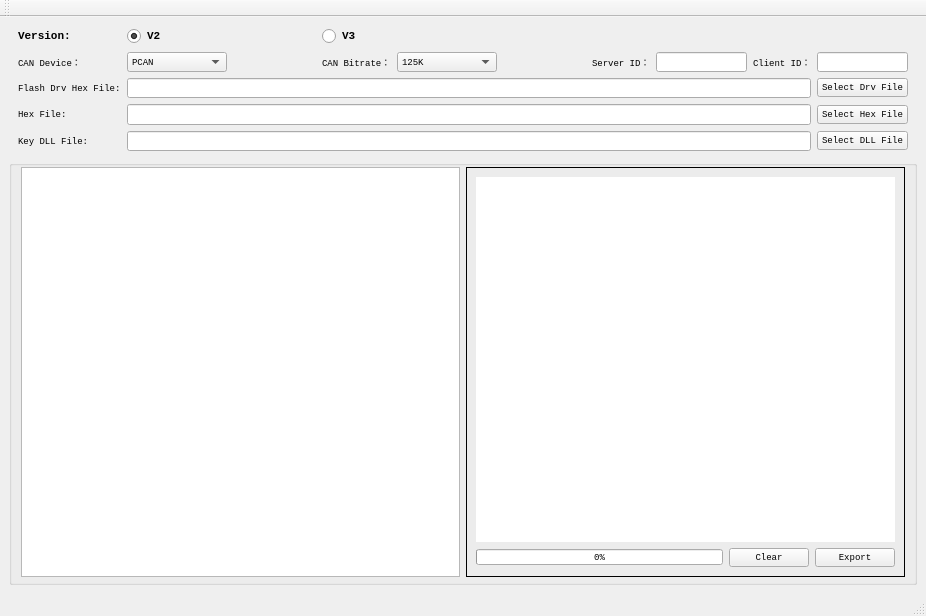
<?xml version="1.0" encoding="UTF-8"?>
<ui version="4.0">
 <class>MainWindow</class>
 <widget class="QMainWindow" name="MainWindow">
  <property name="geometry">
   <rect>
    <x>0</x>
    <y>0</y>
    <width>926</width>
    <height>616</height>
   </rect>
  </property>
  <property name="font">
   <font>
    <family>Consolas</family>
    <pointsize>8</pointsize>
   </font>
  </property>
  <property name="windowTitle">
   <string>UniFlasher V2</string>
  </property>
  <property name="iconSize">
   <size>
    <width>28</width>
    <height>32</height>
   </size>
  </property>
  <property name="toolButtonStyle">
   <enum>Qt::ToolButtonTextUnderIcon</enum>
  </property>
  <widget class="QWidget" name="centralwidget">
   <layout class="QVBoxLayout" name="verticalLayout">
    <item>
     <widget class="QFrame" name="frame">
      <property name="maximumSize">
       <size>
        <width>16777215</width>
        <height>128</height>
       </size>
      </property>
      <property name="font">
       <font>
        <pointsize>7</pointsize>
       </font>
      </property>
      <layout class="QGridLayout" name="gridLayout">
       <property name="topMargin">
        <number>0</number>
       </property>
       <property name="bottomMargin">
        <number>2</number>
       </property>
       <item row="6" column="2" colspan="8">
        <widget class="QLineEdit" name="lineEdit_hex_file">
         <property name="font">
          <font>
           <pointsize>7</pointsize>
          </font>
         </property>
         <property name="readOnly">
          <bool>true</bool>
         </property>
        </widget>
       </item>
       <item row="3" column="5">
        <widget class="QComboBox" name="comboBox_canrate">
         <property name="minimumSize">
          <size>
           <width>100</width>
           <height>0</height>
          </size>
         </property>
         <property name="font">
          <font>
           <pointsize>7</pointsize>
          </font>
         </property>
         <item>
          <property name="text">
           <string>125K</string>
          </property>
         </item>
         <item>
          <property name="text">
           <string>250K</string>
          </property>
         </item>
         <item>
          <property name="text">
           <string>500K</string>
          </property>
         </item>
         <item>
          <property name="text">
           <string>800K</string>
          </property>
         </item>
         <item>
          <property name="text">
           <string>1000K</string>
          </property>
         </item>
        </widget>
       </item>
       <item row="5" column="10">
        <widget class="QPushButton" name="pushButton_select_flash_drv_hex_file">
         <property name="maximumSize">
          <size>
           <width>120</width>
           <height>16777215</height>
          </size>
         </property>
         <property name="font">
          <font>
           <pointsize>7</pointsize>
          </font>
         </property>
         <property name="text">
          <string>Select Drv File</string>
         </property>
        </widget>
       </item>
       <item row="3" column="7">
        <widget class="QLabel" name="label_3">
         <property name="font">
          <font>
           <pointsize>7</pointsize>
          </font>
         </property>
         <property name="text">
          <string>Server ID：</string>
         </property>
        </widget>
       </item>
       <item row="5" column="0" colspan="2">
        <widget class="QLabel" name="label_6">
         <property name="font">
          <font>
           <pointsize>7</pointsize>
          </font>
         </property>
         <property name="text">
          <string>Flash Drv Hex File:</string>
         </property>
        </widget>
       </item>
       <item row="3" column="3">
        <spacer name="horizontalSpacer">
         <property name="orientation">
          <enum>Qt::Horizontal</enum>
         </property>
         <property name="sizeHint" stdset="0">
          <size>
           <width>40</width>
           <height>20</height>
          </size>
         </property>
        </spacer>
       </item>
       <item row="6" column="10">
        <widget class="QPushButton" name="pushButton_select_hex_file">
         <property name="maximumSize">
          <size>
           <width>120</width>
           <height>16777215</height>
          </size>
         </property>
         <property name="font">
          <font>
           <pointsize>7</pointsize>
          </font>
         </property>
         <property name="text">
          <string>Select Hex File</string>
         </property>
        </widget>
       </item>
       <item row="6" column="0">
        <widget class="QLabel" name="label_7">
         <property name="font">
          <font>
           <pointsize>7</pointsize>
          </font>
         </property>
         <property name="text">
          <string>Hex File:</string>
         </property>
        </widget>
       </item>
       <item row="3" column="2">
        <widget class="QComboBox" name="comboBox_candev">
         <property name="minimumSize">
          <size>
           <width>100</width>
           <height>0</height>
          </size>
         </property>
         <property name="font">
          <font>
           <pointsize>7</pointsize>
          </font>
         </property>
         <item>
          <property name="text">
           <string>PCAN</string>
          </property>
         </item>
         <item>
          <property name="text">
           <string>USBCAN-4E-U</string>
          </property>
         </item>
         <item>
          <property name="text">
           <string>USBCAN-II</string>
          </property>
         </item>
         <item>
          <property name="text">
           <string>USBCAN-2E-U</string>
          </property>
         </item>
        </widget>
       </item>
       <item row="3" column="10">
        <widget class="QLineEdit" name="lineEdit_clientid">
         <property name="font">
          <font>
           <pointsize>7</pointsize>
          </font>
         </property>
        </widget>
       </item>
       <item row="7" column="0">
        <widget class="QLabel" name="label_8">
         <property name="font">
          <font>
           <pointsize>7</pointsize>
          </font>
         </property>
         <property name="text">
          <string>Key DLL File:</string>
         </property>
        </widget>
       </item>
       <item row="5" column="2" colspan="8">
        <widget class="QLineEdit" name="lineEdit_flash_drv_hex_file">
         <property name="font">
          <font>
           <pointsize>7</pointsize>
          </font>
         </property>
         <property name="readOnly">
          <bool>true</bool>
         </property>
        </widget>
       </item>
       <item row="3" column="8">
        <widget class="QLineEdit" name="lineEdit_severid">
         <property name="font">
          <font>
           <pointsize>7</pointsize>
          </font>
         </property>
        </widget>
       </item>
       <item row="3" column="9">
        <widget class="QLabel" name="label_4">
         <property name="font">
          <font>
           <pointsize>7</pointsize>
          </font>
         </property>
         <property name="text">
          <string>Client ID：</string>
         </property>
        </widget>
       </item>
       <item row="3" column="0">
        <widget class="QLabel" name="label">
         <property name="font">
          <font>
           <pointsize>7</pointsize>
          </font>
         </property>
         <property name="text">
          <string>CAN Device：</string>
         </property>
        </widget>
       </item>
       <item row="7" column="2" colspan="8">
        <widget class="QLineEdit" name="lineEdit_key_dll_file">
         <property name="readOnly">
          <bool>true</bool>
         </property>
        </widget>
       </item>
       <item row="3" column="6">
        <spacer name="horizontalSpacer_2">
         <property name="orientation">
          <enum>Qt::Horizontal</enum>
         </property>
         <property name="sizeHint" stdset="0">
          <size>
           <width>40</width>
           <height>20</height>
          </size>
         </property>
        </spacer>
       </item>
       <item row="7" column="10">
        <widget class="QPushButton" name="pushButton_select_key_dll_file">
         <property name="maximumSize">
          <size>
           <width>120</width>
           <height>16777215</height>
          </size>
         </property>
         <property name="font">
          <font>
           <pointsize>7</pointsize>
          </font>
         </property>
         <property name="text">
          <string>Select DLL File</string>
         </property>
        </widget>
       </item>
       <item row="3" column="4">
        <widget class="QLabel" name="label_2">
         <property name="font">
          <font>
           <pointsize>7</pointsize>
          </font>
         </property>
         <property name="text">
          <string>CAN Bitrate：</string>
         </property>
        </widget>
       </item>
       <item row="0" column="0">
        <widget class="QLabel" name="label_5">
         <property name="font">
          <font>
           <pointsize>8</pointsize>
           <weight>75</weight>
           <bold>true</bold>
          </font>
         </property>
         <property name="text">
          <string>Version:</string>
         </property>
        </widget>
       </item>
       <item row="0" column="2">
        <widget class="QRadioButton" name="radioButton_v2">
         <property name="font">
          <font>
           <pointsize>8</pointsize>
           <weight>75</weight>
           <bold>true</bold>
          </font>
         </property>
         <property name="text">
          <string>V2</string>
         </property>
         <property name="checked">
          <bool>true</bool>
         </property>
        </widget>
       </item>
       <item row="0" column="4">
        <widget class="QRadioButton" name="radioButton_v3">
         <property name="font">
          <font>
           <pointsize>8</pointsize>
           <weight>75</weight>
           <bold>true</bold>
          </font>
         </property>
         <property name="text">
          <string>V3</string>
         </property>
        </widget>
       </item>
      </layout>
     </widget>
    </item>
    <item>
     <widget class="QGroupBox" name="groupBox">
      <property name="font">
       <font>
        <pointsize>7</pointsize>
       </font>
      </property>
      <property name="title">
       <string/>
      </property>
      <layout class="QHBoxLayout" name="horizontalLayout">
       <property name="topMargin">
        <number>1</number>
       </property>
       <property name="bottomMargin">
        <number>5</number>
       </property>
       <item>
        <layout class="QHBoxLayout" name="horizontalLayout_flash_executor">
         <item>
          <widget class="QListWidget" name="listWidget_main_execute_flash_sequence">
           <property name="font">
            <font>
             <family>Consolas</family>
             <pointsize>8</pointsize>
            </font>
           </property>
           <property name="styleSheet">
            <string notr="true"/>
           </property>
           <property name="frameShape">
            <enum>QFrame::StyledPanel</enum>
           </property>
           <property name="frameShadow">
            <enum>QFrame::Sunken</enum>
           </property>
           <property name="lineWidth">
            <number>1</number>
           </property>
           <property name="selectionMode">
            <enum>QAbstractItemView::NoSelection</enum>
           </property>
           <property name="selectionBehavior">
            <enum>QAbstractItemView::SelectRows</enum>
           </property>
           <property name="viewMode">
            <enum>QListView::ListMode</enum>
           </property>
          </widget>
         </item>
         <item>
          <widget class="QFrame" name="frame_main_flashlog">
           <property name="frameShape">
            <enum>QFrame::Box</enum>
           </property>
           <property name="frameShadow">
            <enum>QFrame::Plain</enum>
           </property>
           <property name="lineWidth">
            <number>1</number>
           </property>
           <layout class="QGridLayout" name="gridLayout_2">
            <item row="1" column="2">
             <widget class="QPushButton" name="pushButton_main_export_flashlog">
              <property name="font">
               <font>
                <pointsize>7</pointsize>
               </font>
              </property>
              <property name="text">
               <string>Export</string>
              </property>
             </widget>
            </item>
            <item row="0" column="0" colspan="3">
             <widget class="QTextBrowser" name="textBrowser_flashlog">
              <property name="font">
               <font>
                <pointsize>7</pointsize>
               </font>
              </property>
              <property name="frameShape">
               <enum>QFrame::NoFrame</enum>
              </property>
              <property name="frameShadow">
               <enum>QFrame::Plain</enum>
              </property>
             </widget>
            </item>
            <item row="1" column="0">
             <widget class="QProgressBar" name="progressBar_flash">
              <property name="maximumSize">
               <size>
                <width>16777215</width>
                <height>16</height>
               </size>
              </property>
              <property name="font">
               <font>
                <pointsize>7</pointsize>
               </font>
              </property>
              <property name="value">
               <number>0</number>
              </property>
              <property name="textVisible">
               <bool>true</bool>
              </property>
             </widget>
            </item>
            <item row="1" column="1">
             <widget class="QPushButton" name="pushButton_main_clear_flashlog">
              <property name="font">
               <font>
                <pointsize>7</pointsize>
               </font>
              </property>
              <property name="text">
               <string>Clear</string>
              </property>
             </widget>
            </item>
           </layout>
          </widget>
         </item>
        </layout>
       </item>
      </layout>
     </widget>
    </item>
   </layout>
  </widget>
  <widget class="QMenuBar" name="menubar">
   <property name="geometry">
    <rect>
     <x>0</x>
     <y>0</y>
     <width>926</width>
     <height>19</height>
    </rect>
   </property>
   <property name="font">
    <font>
     <family>Consolas</family>
     <pointsize>8</pointsize>
     <weight>50</weight>
     <bold>false</bold>
    </font>
   </property>
   <property name="autoFillBackground">
    <bool>false</bool>
   </property>
  </widget>
  <widget class="QStatusBar" name="statusbar">
   <property name="enabled">
    <bool>true</bool>
   </property>
   <property name="minimumSize">
    <size>
     <width>0</width>
     <height>0</height>
    </size>
   </property>
   <property name="maximumSize">
    <size>
     <width>16777215</width>
     <height>16777215</height>
    </size>
   </property>
   <property name="font">
    <font>
     <family>Consolas</family>
     <pointsize>7</pointsize>
    </font>
   </property>
   <property name="styleSheet">
    <string notr="true"/>
   </property>
   <property name="sizeGripEnabled">
    <bool>true</bool>
   </property>
  </widget>
  <widget class="QToolBar" name="toolBar">
   <property name="font">
    <font>
     <pointsize>8</pointsize>
     <weight>75</weight>
     <bold>true</bold>
    </font>
   </property>
   <property name="windowTitle">
    <string>toolBar</string>
   </property>
   <property name="styleSheet">
    <string notr="true"/>
   </property>
   <property name="iconSize">
    <size>
     <width>30</width>
     <height>30</height>
    </size>
   </property>
   <property name="toolButtonStyle">
    <enum>Qt::ToolButtonIconOnly</enum>
   </property>
   <attribute name="toolBarArea">
    <enum>TopToolBarArea</enum>
   </attribute>
   <attribute name="toolBarBreak">
    <bool>false</bool>
   </attribute>
  </widget>
  <action name="actionEditTestSequence">
   <property name="text">
    <string>Edit Test Sequence</string>
   </property>
   <property name="font">
    <font>
     <family>Consolas</family>
     <pointsize>8</pointsize>
    </font>
   </property>
  </action>
  <action name="actionLoadTestSequence">
   <property name="text">
    <string>Load Test Sequence</string>
   </property>
   <property name="font">
    <font>
     <family>Consolas</family>
     <pointsize>8</pointsize>
    </font>
   </property>
  </action>
  <action name="actionhelp">
   <property name="text">
    <string>Help</string>
   </property>
   <property name="font">
    <font>
     <family>Consolas</family>
     <pointsize>8</pointsize>
    </font>
   </property>
  </action>
  <action name="actionabout">
   <property name="text">
    <string>About</string>
   </property>
   <property name="font">
    <font>
     <family>Consolas</family>
     <pointsize>8</pointsize>
    </font>
   </property>
  </action>
  <action name="actionchinese">
   <property name="checkable">
    <bool>true</bool>
   </property>
   <property name="text">
    <string>Chinese</string>
   </property>
   <property name="font">
    <font>
     <family>Consolas</family>
     <pointsize>8</pointsize>
    </font>
   </property>
  </action>
  <action name="actionenglish">
   <property name="checkable">
    <bool>true</bool>
   </property>
   <property name="text">
    <string>English</string>
   </property>
   <property name="font">
    <font>
     <family>Consolas</family>
     <pointsize>8</pointsize>
    </font>
   </property>
  </action>
  <action name="actionEditFlashSequence">
   <property name="text">
    <string>Edit Flash Sequence</string>
   </property>
   <property name="font">
    <font>
     <family>Consolas</family>
     <pointsize>8</pointsize>
    </font>
   </property>
  </action>
  <action name="actionLoadFlashSequence">
   <property name="text">
    <string>Load Flash Sequence</string>
   </property>
   <property name="font">
    <font>
     <family>Consolas</family>
     <pointsize>8</pointsize>
    </font>
   </property>
  </action>
  <action name="actionSetup">
   <property name="text">
    <string>Setup Parameter</string>
   </property>
   <property name="font">
    <font>
     <family>Consolas</family>
     <pointsize>8</pointsize>
    </font>
   </property>
  </action>
  <action name="actionquit">
   <property name="text">
    <string>Quit</string>
   </property>
   <property name="font">
    <font>
     <family>Consolas</family>
     <pointsize>8</pointsize>
    </font>
   </property>
  </action>
 </widget>
 <resources/>
 <connections/>
</ui>
